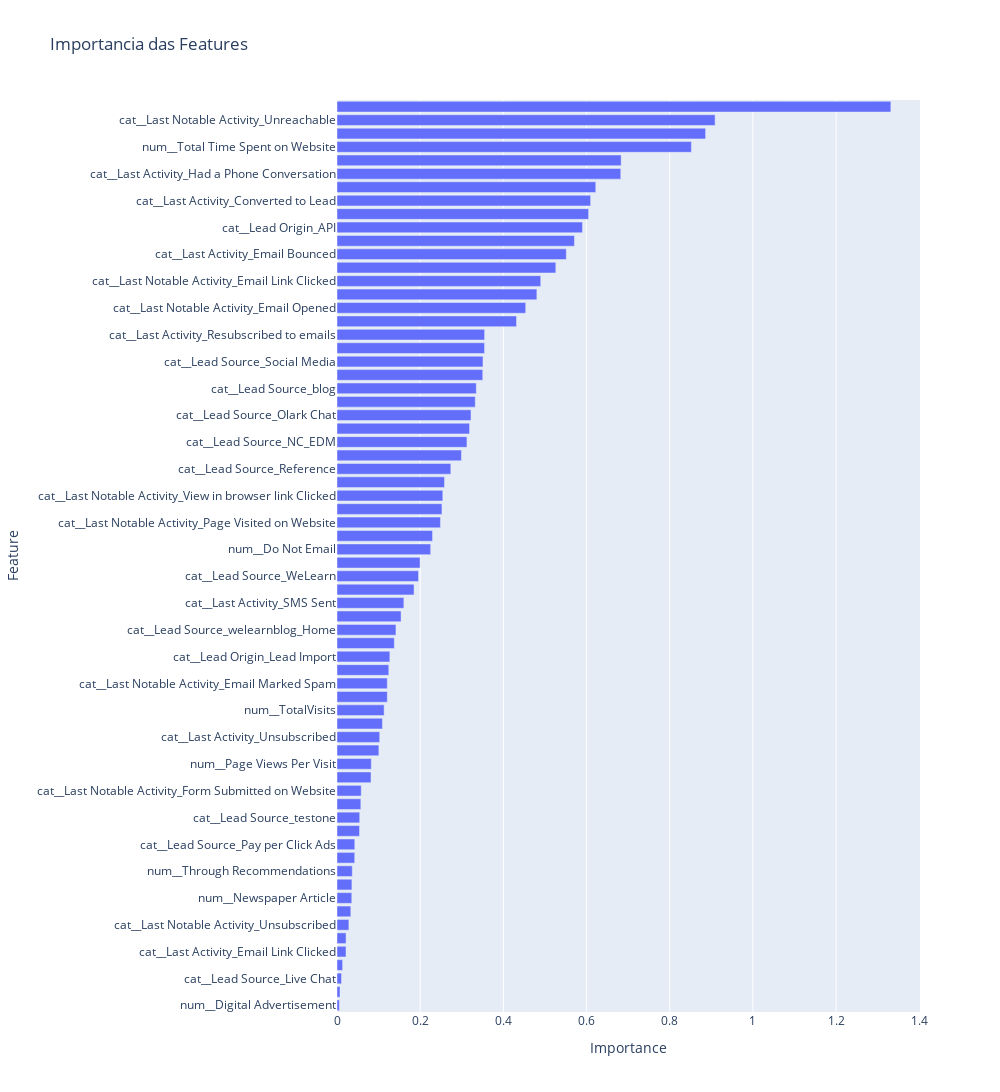

Source (notebook cell):
### Code cell
fig = px.bar(df_feature_names, x='Importance', y='Feature', orientation='h', title='Importancia das Features')
fig.update_layout(height=1280, width=1000)
fig.show()

### Figure 1 — Plotly figure (JSON) as saved in the notebook; plotly's stock layout.template omitted (floating-point values rounded to 4 significant figures)
{"data": [{"hovertemplate": "Importance=%{x}<br>Feature=%{y}<extra></extra>", "legendgroup": "", "marker": {"color": "#636efa", "pattern": {"shape": ""}}, "name": "", "orientation": "h", "showlegend": false, "textposition": "auto", "type": "bar", "x": [0.005724, 0.007278, 0.0109, 0.01355, 0.02167, 0.02177, 0.02856, 0.03318, 0.03554, 0.03588, 0.03676, 0.04263, 0.04277, 0.0542, 0.05459, 0.05729, 0.05822, 0.08172, 0.08245, 0.1007, 0.1026, 0.1093, 0.1133, 0.1209, 0.1209, 0.1245, 0.1271, 0.1378, 0.1417, 0.1541, 0.1608, 0.1853, 0.1959, 0.1997, 0.2252, 0.2297, 0.2487, 0.2523, 0.2544, 0.2584, 0.2736, 0.2992, 0.3125, 0.3187, 0.3221, 0.3324, 0.3349, 0.3504, 0.351, 0.3548, 0.355, 0.4316, 0.4537, 0.4805, 0.4898, 0.5261, 0.5513, 0.5709, 0.5902, 0.605, 0.6098, 0.6222, 0.6823, 0.6832, 0.8521, 0.8862, 0.9091, 1.332], "xaxis": "x", "y": ["num__Digital Advertisement", "num__Search", "cat__Lead Source_Live Chat", "num__A free copy of Mastering The Interview", "cat__Last Activity_Email Link Clicked", "cat__Last Activity_Visited Booth in Tradeshow", "cat__Last Notable Activity_Unsubscribed", "cat__Last Notable Activity_Approached upfront", "num__Newspaper Article", "num__Do Not Call", "num__Through Recommendations", "num__Newspaper", "cat__Lead Source_Pay per Click Ads", "cat__Last Activity_View in browser link Clicked", "cat__Lead Source_testone", "num__X Education Forums", "cat__Last Notable Activity_Form Submitted on Website", "cat__Lead Source_youtubechannel", "num__Page Views Per Visit", "cat__Last Activity_Email Opened", "cat__Last Activity_Unsubscribed", "cat__Lead Source_bing", "num__TotalVisits", "cat__Last Activity_Email Marked Spam", "cat__Last Notable Activity_Email Marked Spam", "cat__Lead Source_Google", "cat__Lead Origin_Lead Import", "cat__Last Notable Activity_Email Received", "cat__Lead Source_welearnblog_Home", "cat__Lead Source_Click2call", "cat__Last Activity_SMS Sent", "cat__Last Notable Activity_Email Bounced", "cat__Lead Source_WeLearn", "cat__Lead Source_Organic Search", "num__Do Not Email", "cat__Last Activity_Unreachable", "cat__Last Notable Activity_Page Visited on Website", "cat__Last Activity_Form Submitted on Website", "cat__Last Notable Activity_View in browser link Clicked", "cat__Lead Source_Referral Sites", "cat__Lead Source_Reference", "cat__Last Activity_Email Received", "cat__Lead Source_NC_EDM", "cat__Last Activity_Page Visited on Website", "cat__Lead Source_Olark Chat", "cat__Lead Source_Direct Traffic", "cat__Lead Source_blog", "cat__Last Notable Activity_SMS Sent", "cat__Lead Source_Social Media", "cat__Last Notable Activity_Resubscribed to emails", "cat__Last Activity_Resubscribed to emails", "cat__Lead Source_Facebook", "cat__Last Notable Activity_Email Opened", "cat__Last Activity_Olark Chat Conversation", "cat__Last Notable Activity_Email Link Clicked", "cat__Last Notable Activity_Modified", "cat__Last Activity_Email Bounced", "cat__Last Notable Activity_Olark Chat Conversation", "cat__Lead Origin_API", "cat__Last Notable Activity_Had a Phone Conversation", "cat__Last Activity_Converted to Lead", "cat__Lead Origin_Landing Page Submission", "cat__Last Activity_Had a Phone Conversation", "cat__Last Activity_Approached upfront", "num__Total Time Spent on Website", "cat__Lead Source_Welingak Website", "cat__Last Notable Activity_Unreachable", "cat__Lead Origin_Lead Add Form"], "yaxis": "y"}], "layout": {"barmode": "relative", "height": 1280, "legend": {"tracegroupgap": 0}, "title": {"text": "Importancia das Features"}, "width": 1000, "xaxis": {"anchor": "y", "domain": [0, 1], "title": {"text": "Importance"}}, "yaxis": {"anchor": "x", "domain": [0, 1], "title": {"text": "Feature"}}}}
